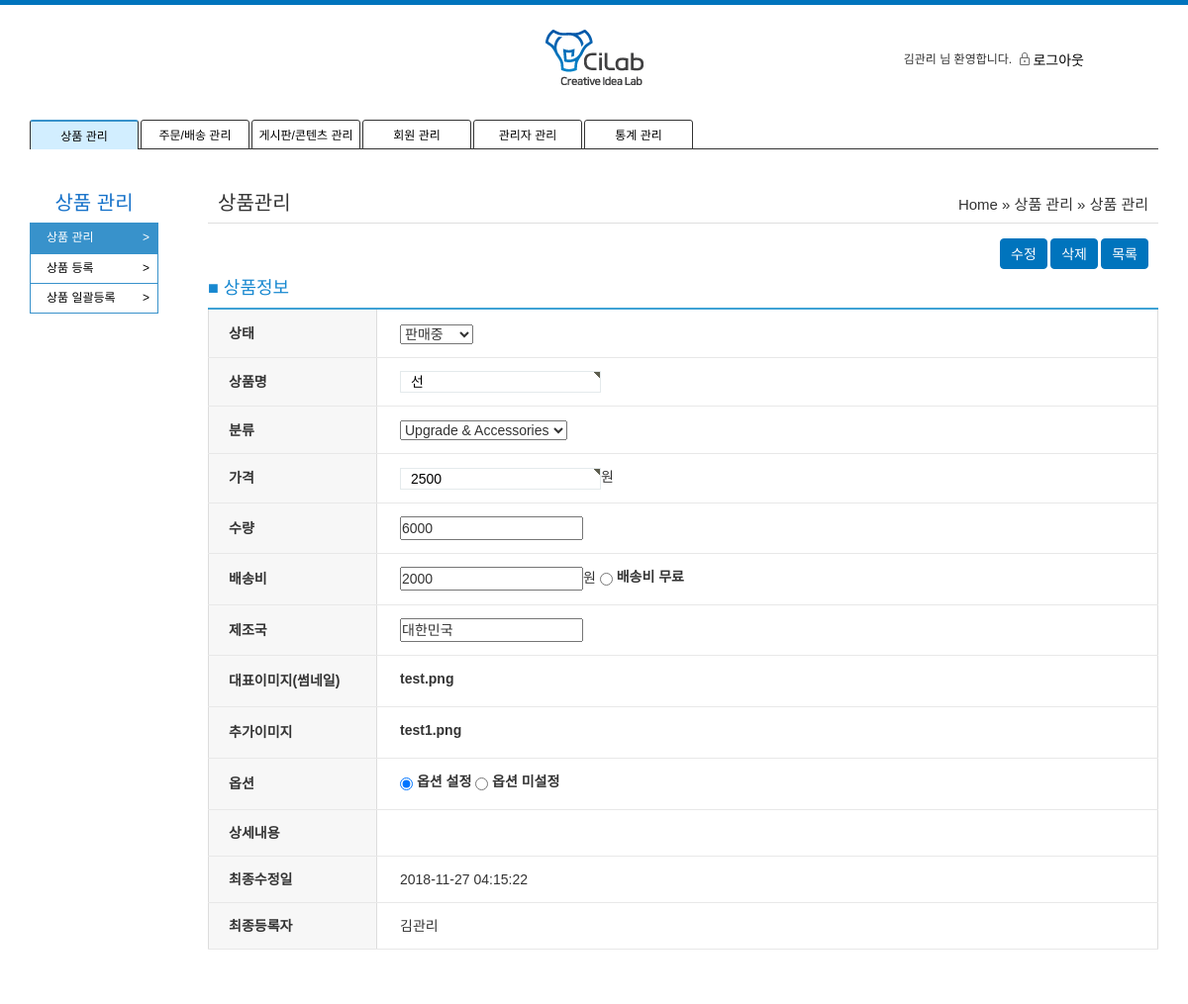
The app's page /admin/pm/detail.php?no=3 (signed in), older data.
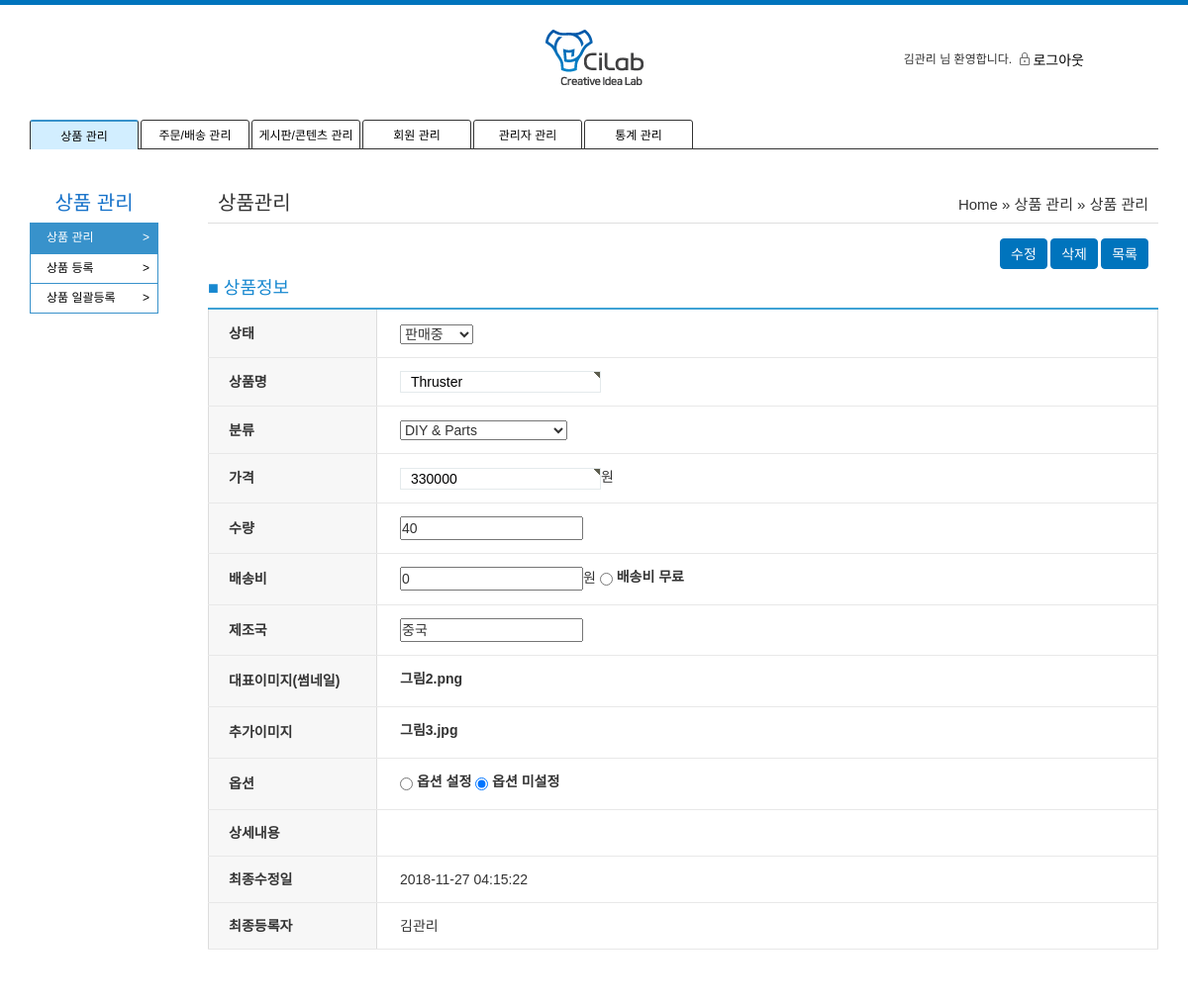
The same page, newer data.
### tables this page shows
CREATE TABLE `tb_product` (
  `pk_no` int(11) NOT NULL,
  `fd_name` varchar(50) DEFAULT NULL,
  `fd_price` int(11) DEFAULT NULL,
  `fd_category` varchar(50) DEFAULT NULL,
  `fd_content` longtext,
  `fd_stock` int(11) DEFAULT NULL,
  `fd_date` varchar(50) DEFAULT NULL,
  `fd_status` varchar(50) DEFAULT NULL,
  `fd_delivery` int(11) DEFAULT NULL,
  `fd_made` varchar(50) DEFAULT NULL,
  `fd_main_img` varchar(200) DEFAULT NULL,
  `fd_new_main_img` varchar(200) DEFAULT NULL,
  `fd_sub_img` varchar(200) DEFAULT NULL,
  `fd_new_sub_img` varchar(200) DEFAULT NULL,
  `fd_option` varchar(200) DEFAULT NULL,
  `fk_admin` varchar(50) DEFAULT NULL
);

### common.php (called while the page is built, shortened)
<?php
	include_once('config/db_config.php');
	$mysqli = new mysqli($host, $user, $pw, $dbName);
	function query_send($query){
		global $mysqli;
		return mysqli_query($mysqli, $query);
	}
	function product_info($no){
		$query = 'select * from tb_product where pk_no='.$no;
		$result = query_send($query);
		$info = mysqli_fetch_array($result);
		return $info;
	}
?>

### admin/pm/detail.php (the view, shortened to what this page needs)
<?php
	include '../admin_header.php';
	include './side.php';
	include_once("../../common.php");
	$no = $_GET['no'] ?? header("location:http://".$http_host."/admin/pm/list.php");
	$info = product_info($no);
	$sub_arr=explode('||',$info['fd_sub_img']);
?>
<link href="http://cdnjs.cloudflare.com/ajax/libs/summernote/0.8.9/summernote.css" rel="stylesheet">
<section class="container">
	<div class="">
		<div class="tabletInner">
			<form enctype='multipart/form-data' id="product_update" action="product_update.php" method="post">
				<fieldset>
					<div>
						<div class="admin_title">상품관리</div>
						<div class="admin_position">Home  » 상품 관리 » 상품 관리</div>
					</div>
					<hr class="garo" style="display: block;">
					<div class="btn_div">
						<input type="submit" value="수정" id="product_reg_btn" class="btn type05">
						<a id="info_del" class="btn type05">삭제</a>
						<a href="/admin/pm/list.php" class="btn type05">목록</a>
					</div>
					<h4>■ 상품정보</h4>
					<table class="product_reg_tb">
						<tbody>
							<tr>
								<th scope="row">상태</th>
								<td>
									<select name="status" >
										<option value="판매중" <?php if($info['fd_status']=="판매중"){ echo "selected";}?> >판매중</option>
									</select>
								</td>
							</tr>
							<tr>
								<th scope="row">상품명</th>
								<td>
									<input type="text" name="name" value="<?=$info['fd_name']?>" class="inTbl frm_input required ">
								</td>
							</tr>
							<tr>
								<th scope="row">분류</th>
								<td>
									<select name="category">
										<option value="2" <?php if($info['fd_category']=="2"){ echo "selected";}?> >Upgrade & Accessories</option>
										<option value="3" <?php if($info['fd_category']=="3"){ echo "selected";}?>  >DIY & Parts</option>
									</select>
								</td>
							</tr>
							<tr>
								<th scope="row">가격</th>
								<td>
									<input type="number" name="price" class="inTbl frm_input required" value="<?=$info['fd_price']?>">원
								</td>
							</tr>
							<tr>
								<th scope="row">수량</th>
								<td>
									<input type="number" name="count" value="<?=$info['fd_stock']?>">
								</td>
							</tr>
							<tr>
								<th scope="row">배송비</th>
								<td>
									<input type="number" name="delivery" id="delivery_input" onclick="del_non_free()" value="<?=$info['fd_delivery']?>">원
									<label><input type="radio" id="free_chk" onclick="del_free();"> 배송비 무료</label>
								</td>
							</tr>
							<tr>
								<th scope="row">제조국</th>
								<td>
									<input type="type" name="made" value="<?=$info['fd_made']?>">
								</td>
							</tr>
							<tr>
								<th scope="row">대표이미지(썸네일)</th>
								<td>
									<label for="main_img" id="main_img_label"><?php if($info['fd_main_img']!=""){ echo $info['fd_main_img'];}else{ echo '클릭하여 이미지 파일을 올려주세요';}?></label>
								</td>
							</tr>
							<tr>
								<th scope="row">추가이미지</th>
								<td>
									<?php
										foreach ($sub_arr as $sub) {
									?>
									<label for="sub_img1" id="sub_img1_label"><?php if($sub!=null){ echo $sub;}else{ echo '클릭하여 이미지 파일을 올려주세요';}?> </label>
									<br/>
									<?php
										}
									?>
								</td>
							</tr>
							<tr>
								<th scope="row">옵션</th>
								<td>
									<label><input type="radio" name="option" value="y" onclick="pop_option();" <?php if($info['fd_option']!=""){ echo "checked";}?> > 옵션 설정</label>
									<label><input type="radio" name="option" value="n" <?php if($info['fd_option']==""){ echo "checked";}?> > 옵션 미설정</label>
								</td>
							</tr>
							<tr>
								<th scope="row">상세내용</th>
								<td>
								</td>
							</tr>
							<tr>
								<th scope="row">최종수정일</th>
								<td ><?=date("Y-m-d h:i:s")?></td>
							</tr>
							<tr>
								<th scope="row">최종등록자</th>
								<td><?=$_SESSION['user_name']?></td>
							</tr>
						</tbody>
					</table>
				</fieldset>
			</form>
		</div>
	</div>
</section>
</body>
</html>

Row changes from the older to the newer data that the page shows:
changed tb_product "판매중": name "선" → "Thruster"; category "Upgrade & Accessories" → "DIY & Parts"; price "2500" → "330000"; count "6000" → "40"; delivery "2000" → "0"; made "대한민국" → "중국"; fd_main_img "test.png" → "그림2.png"; fd_sub_img "test1.png" → "그림3.jpg"; fd_option "☑ 옵션 설정" → "☐ 옵션 설정"; fd_option "☐ 옵션 미설정" → "☑ 옵션 미설정"
